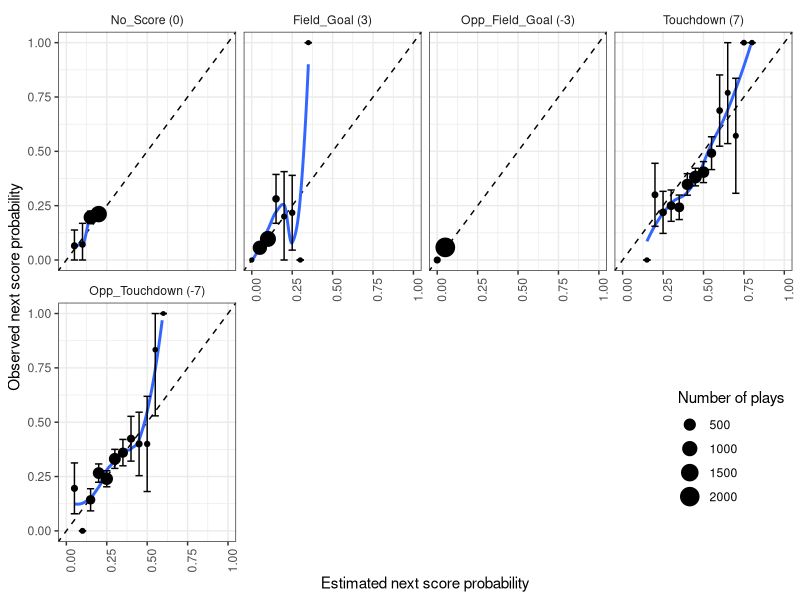

Here is the R script that generated this plot: (Note: this script raises an error after producing the figure.)
## ---- chunk 1
# Libraries
require(ggplot2)
require(tidyverse)
require(dplyr)
require(nnet)
require(nnet)
require(caret)
## ---- chunk 2
df <- read.csv("PAC-2022-Cleaned-pbp2.csv")
cmu.df <- read.csv("PAC-2022-Cleaned-pbp2.csv") # to subset later
## ---- chunk 3
df <- df[df$Next_Score_Half %in% c("Field_Goal", "Opp_Field_Goal", "Touchdown", "Opp_Touchdown", "No_Score"),]
df$Next_Score_Half <- factor(df$Next_Score_Half, levels = c("No_Score", 
                                                            "Field_Goal", 
                                                            "Opp_Field_Goal",
                                                            "Touchdown",
                                                            "Opp_Touchdown"))
## ---- chunk 4
df$Distance.to.First.Down2 <- as.numeric(ifelse(df$Distance.to.First.Down == "Goal",
                                                df$Distance.to.Touchdown,
                                                df$Distance.to.First.Down))
df$is.Goal.Down <- ifelse(df$Distance.to.First.Down == "Goal",
                          1, 0)
## ---- chunk 5
df$game.ID <- paste(df$Date, df$Home.Team.Abbreviation, "x", df$Away.Team.Abbreviation, sep="")

# fold
set.seed(123)
rand_vals <- sample(1:5, nrow(df), replace=TRUE)
df$fold <- rand_vals
## ---- chunk 6
ep.model <- multinom(factor(Next_Score_Half) ~ 
                             factor(Down)
                           + log(Distance.to.First.Down2)
                           + Distance.to.Touchdown
                           + factor(is.Goal.Down)
                           + factor(Down):log(Distance.to.First.Down2), 
                           data = df, maxit = 300)
summary(ep.model)
## ---- chunk 7
init_loso_cv_preds <- df %>%
  group_by(fold) %>%
  mutate(train = row_number() <= round(0.75 * n())) %>%
  ungroup() %>%
  group_split() %>%
  map(function(split) {
    # Separate test and training data:
    train_data <- split %>% filter(train)
    test_data <- split %>% filter(!train)

    # Fit multinomial logistic regression model:
    ep_model <- multinom(factor(Next_Score_Half) ~ 
                             factor(Down)
                           + log(Distance.to.First.Down2)
                           + Distance.to.Touchdown
                           + factor(is.Goal.Down)
                           + factor(Down):log(Distance.to.First.Down2), 
                           data = df, maxit = 300)

    # Return dataset of class probabilities:
    predict(ep_model, newdata = test_data, type = "probs") %>%
      as_tibble() %>%
      mutate(Next_Score_Half = test_data$Next_Score_Half)
  }) %>%
  bind_rows()
## ---- chunk 8
ep_cv_loso_calibration_results <- init_loso_cv_preds %>%
  pivot_longer(No_Score:Opp_Touchdown,
               names_to = "next_score_type",
               values_to = "pred_prob") %>%
  mutate(bin_pred_prob = round(pred_prob / 0.05) * .05) %>%
  group_by(next_score_type, bin_pred_prob) %>%
  summarize(n_plays = n(), 
            n_scoring_event = length(which(Next_Score_Half == next_score_type)),
            bin_actual_prob = n_scoring_event / n_plays,
            bin_se = sqrt((bin_actual_prob * (1 - bin_actual_prob)) / n_plays)) %>%
  ungroup() %>%
  mutate(bin_upper = pmin(bin_actual_prob + 2 * bin_se, 1),
         bin_lower = pmax(bin_actual_prob - 2 * bin_se, 0))
## ---- chunk 9
ep_cv_loso_calibration_results <- na.omit(ep_cv_loso_calibration_results)
ep_cv_loso_calibration_results %>%
  mutate(next_score_type = fct_relevel(next_score_type, "No_Score", "Field_Goal", 
                                       "Opp_Field_Goal", "Touchdown", "Opp_Touchdown"),
  next_score_type = fct_recode(next_score_type,
                               "No_Score (0)" = "No_Score", 
                               "Field_Goal (3)" = "Field_Goal",
                               "Opp_Field_Goal (-3)" = "Opp_Field_Goal",
                               "Touchdown (7)" = "Touchdown",
                               "Opp_Touchdown (-7)" = "Opp_Touchdown")) %>%
  ggplot(aes(x = bin_pred_prob, y = bin_actual_prob)) +
  geom_abline(slope = 1, intercept = 0, color = "black", linetype = "dashed") +
  geom_smooth(se = FALSE) + 
  geom_point(aes(size = n_plays)) +
  geom_errorbar(aes(ymin = bin_lower, ymax = bin_upper)) + #coord_equal() +   
  scale_x_continuous(limits = c(0,1)) + 
  scale_y_continuous(limits = c(0,1)) + 
  labs(size = "Number of plays", x = "Estimated next score probability", 
       y = "Observed next score probability") + 
  theme_bw() + 
  theme(strip.background = element_blank(), 
        axis.text.x = element_text(angle = 90), 
        legend.position = c(1, .05), legend.justification = c(1, 0)) +
  facet_wrap(~ next_score_type, ncol = 4)
## ---- chunk 10
# get base probabilities
base_ep_preds <- as.data.frame(predict(ep.model, newdata = df, type = "probs"))
base_ep_preds <- rename(base_ep_preds,
                        No_Score_Prob=No_Score,
                        Field_Goal_Prob=Field_Goal,
                        Opp_Field_Goal_Prob=Opp_Field_Goal,
                        Touchdown_Prob=Touchdown,
                        Opp_Touchdown_Prob=Opp_Touchdown)
## ---- chunk 11
# add to dftg
df <- cbind(df, base_ep_preds)
## ---- chunk 12
EP <- rep(0,7787)
# multiply by point values
for (ii in 1:nrow(df)) {
  EP[[ii]] = sum(c(df[ii,43]*0, df[ii,44]*3, df[ii,45]*-3, df[ii,46]*7, df[ii,47]*-7))
}
df$EP <- EP
## ---- chunk 13
df <- df %>%
  group_by(game.ID) %>%
  mutate(EPA =
           ifelse(Team.Possession == lead(Team.Possession),
                  lead(EP) - EP,
                  -lead(EP) - EP)) %>%
  ungroup()
## ---- chunk 14
for (i in 1:(nrow(df)-1)) {
  if (!df[[i, "Points.Scored."]]) next
  else {
    if (df[[i, "Touchdown."]]) {
      if (df[[i,"Turnover."]]) {
        # defensive touchdown
        df[i, "EPA"] = -7 - df[i, "EP"]
      } else {
        # offensive touchdown
        df[i, "EPA"] = 7 - df[i, "EP"]
      }
    } else if (df[[i, "Field.Goal."]]) {
      # offensive field goal
      df[i, "EPA"] = 3 - df[i, "EP"]
    }
  }
}
## ---- chunk 15
write.csv(df, "PAC-2022-cleaned-pbp-wEPA.csv")
## ---- chunk 16
cmu.df <- cmu.df[cmu.df$Next_Score_Half %in% c("Field_Goal", "Opp_Field_Goal", "Touchdown", "Opp_Touchdown", "No_Score"),]
cmu.df$Next_Score_Half <- factor(cmu.df$Next_Score_Half, levels = c("No_Score", 
                                                            "Field_Goal", 
                                                            "Opp_Field_Goal",
                                                            "Touchdown",
                                                            "Opp_Touchdown"))
## ---- chunk 17
cmu.df$Distance.to.First.Down2 <- as.numeric(ifelse(cmu.df$Distance.to.First.Down == "Goal",
                                                cmu.df$Distance.to.Touchdown,
                                                cmu.df$Distance.to.First.Down))
cmu.df$is.Goal.Down <- ifelse(cmu.df$Distance.to.First.Down == "Goal",
                          1, 0)
## ---- chunk 18
cmu.df$game.ID <- paste(cmu.df$Date, cmu.df$Home.Team.Abbreviation, "x", cmu.df$Away.Team.Abbreviation, sep="")

# fold
set.seed(123)
rand_vals <- sample(1:5, 7787, replace=TRUE)
cmu.df$fold <- rand_vals
## ---- chunk 19
cmu.df <- subset(cmu.df, str_detect(cmu.df$game.ID, "CMU"))
## ---- chunk 20
cmu.ep.model <- multinom(factor(Next_Score_Half) ~ 
                             factor(Down)
                           + log(Distance.to.First.Down2)
                           + Distance.to.Touchdown
                           + factor(is.Goal.Down)
                           + factor(Down):log(Distance.to.First.Down2), 
                           data = cmu.df, maxit = 300)
summary(cmu.ep.model)
## ---- chunk 21
# get base probabilities
cmu_base_ep_preds <- as.data.frame(predict(cmu.ep.model, newdata = cmu.df, type = "probs"))
cmu_base_ep_preds <- rename(cmu_base_ep_preds,
                        No_Score_Prob=No_Score,
                        Field_Goal_Prob=Field_Goal,
                        Opp_Field_Goal_Prob=Opp_Field_Goal,
                        Touchdown_Prob=Touchdown,
                        Opp_Touchdown_Prob=Opp_Touchdown)
## ---- chunk 22
# add to df
cmu.df <- cbind(cmu.df, cmu_base_ep_preds)
## ---- chunk 23
cmu.EP <- rep(0,1406)
# multiply by point values
for (ii in 1:nrow(cmu.df)) {
  cmu.EP[[ii]] = sum(c(cmu.df[ii,38]*0, cmu.df[ii,39]*3, cmu.df[ii,40]*-3, cmu.df[ii,41]*7, cmu.df[ii,42]*-7))
}
cmu.df$EP <- cmu.EP
## ---- chunk 24
cmu.df <- cmu.df %>%
  group_by(game.ID) %>%
  mutate(EPA =
           ifelse(Team.Possession == lead(Team.Possession),
                  lead(EP) - EP,
                  -lead(EP) - EP)) %>%
  ungroup()
## ---- chunk 25
write.csv(cmu.df, "CMU-2022-cleaned-pbp-wEPA.csv")
